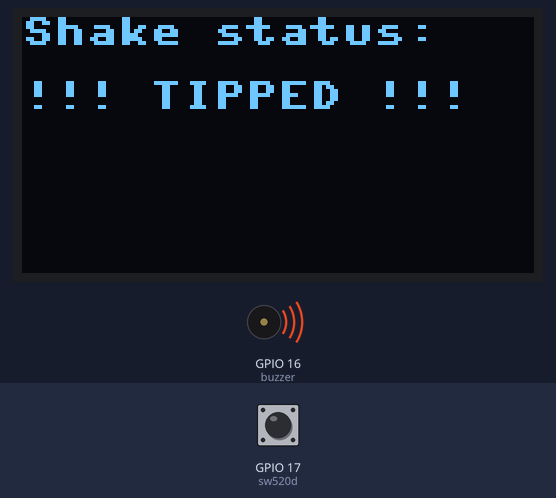
A program run on a simulated ESP32 board running MicroPython. Shown: 128×64 one-colour display, buzzer (waves = sounding). The inputs (shaded band) are chosen by the test bench; at power-on: GPIO 17 (sw520d) HIGH.

Above: at 1.2 s.
1.3 s: GPIO 17 (sw520d) pulled LOW for 0.15 s
At 1.48 s:
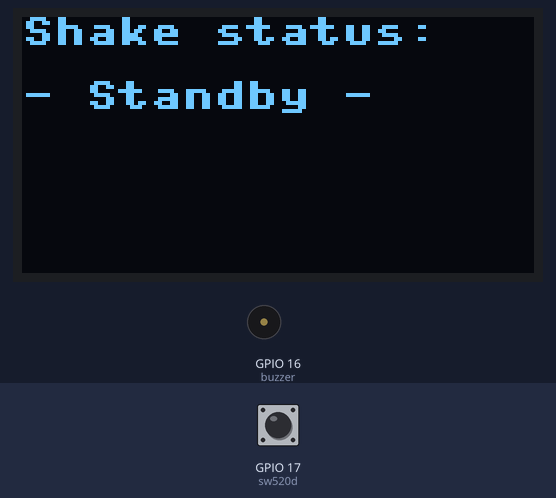
3.0 s: GPIO 17 (sw520d) pulled LOW for 3.2 s
At 7.4 s:
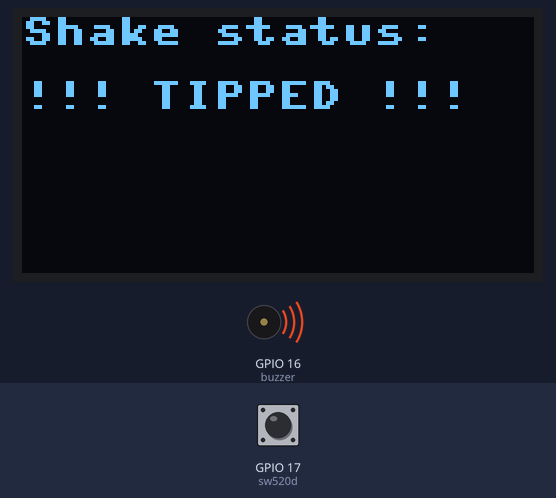
Timing chart, 0 to 8.9 s (numbered marks = the images above; inputs shaded):
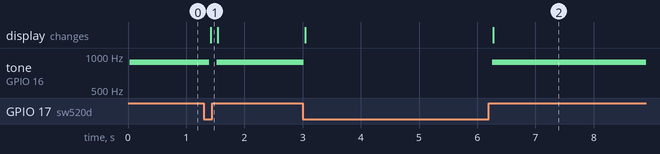

Measured:
- after the input at 1.3 s, tone on GPIO 16 (buzzer): 880 Hz → silent after 0.10 s, → 880 Hz 0.12 s later; the display: changes after 0.12 s (image 1)
- after the input at 3.0 s, tone on GPIO 16 (buzzer): 880 Hz → silent at once, → 880 Hz 3.2 s later; the display: first changes at once (image 2 shows a later state)

The program:

tilt-sensor.py
```python
from machine import Pin, SoftI2C, PWM
from ssd1306 import SSD1306_I2C
import utime

# Constants
OLED_WIDTH = 128
OLED_HEIGHT = 64

# Pins
SW520D_PIN = 17
BUZZER_PIN = 16
I2C_SCL_PIN = 22
I2C_SDA_PIN = 21


def setup():
    # tilt sensor
    sw520d = Pin(SW520D_PIN, Pin.IN, Pin.PULL_UP)

    # oled
    i2c = SoftI2C(scl=Pin(I2C_SCL_PIN), sda=Pin(I2C_SDA_PIN))
    oled = SSD1306_I2C(OLED_WIDTH, OLED_HEIGHT, i2c)

    # buzzer
    buzzer = PWM(Pin(BUZZER_PIN, Pin.OUT), freq=880, duty=0)

    return sw520d, oled, buzzer


def display_shake_status(oled, sw520d, buzzer):
    oled.fill(0)
    oled.text("Shake status:", 0, 0)
    if sw520d.value() == 1:
        buzzer.duty(512)
        oled.text("!!! TIPPED !!!", 0, 16)
    else:
        buzzer.duty(0)
        oled.text("- Standby -", 0, 16)
    oled.show()


def main():
    sw520d, oled, buzzer = setup()

    while True:
        display_shake_status(oled, sw520d, buzzer)
        utime.sleep_ms(100)


if __name__ == "__main__":
    main()
```
